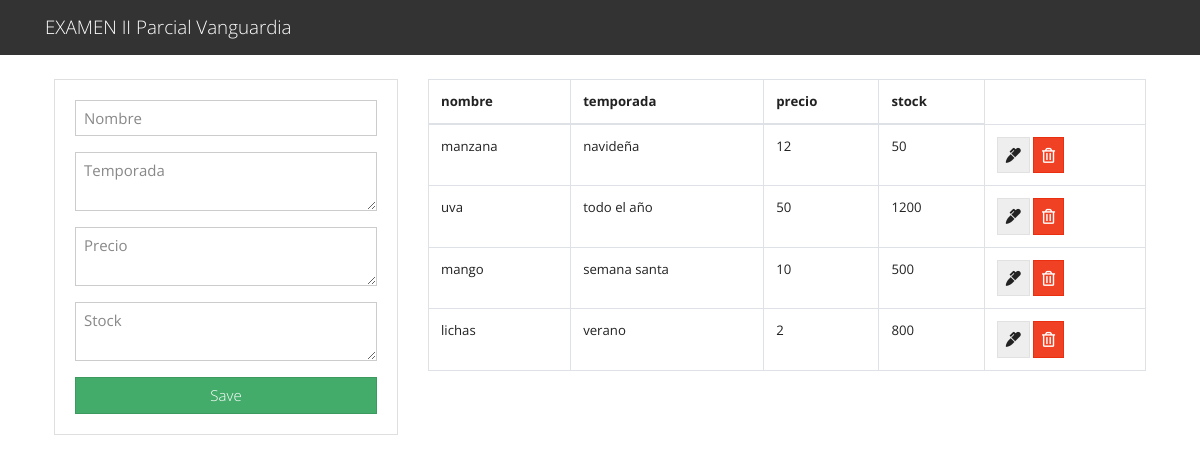
/ProyectoCRUd_Fruteria/index.php, run on the app's committed database.
### tables this page shows
CREATE TABLE `task` (
  `id` int(11) NOT NULL,
  `nombre` varchar(50) NOT NULL,
  `temporada` varchar(50) NOT NULL,
  `precio` varchar(11) NOT NULL,
  `stock` varchar(11) NOT NULL
);

### ProyectoCRUd_Fruteria/index.php (the view, shortened to what this page needs)
<?php include("db.php"); ?>
<?php include('includes/header.php'); ?>
<main class="container p-4">
  <div class="row">
    <div class="col-md-4">
      <div class="card card-body">
        <form action="save_task.php" method="POST">
          <div class="form-group">
            <input type="text" name="nombre" class="form-control" placeholder="Nombre" autofocus>
          </div>
          <div class="form-group">
            <textarea name="temporada" rows="2" class="form-control" placeholder="Temporada"></textarea>
          </div>
          <div class="form-group">
            <textarea name="precio" rows="2" class="form-control" placeholder="Precio"></textarea>
          </div>
          <div class="form-group">
            <textarea name="stock" rows="2" class="form-control" placeholder="Stock"></textarea>
          </div>
          <input type="submit" name="save_task" class="btn btn-success btn-block" value="Save">
        </form>
      </div>
    </div>
    <div class="col-md-8">
      <table class="table table-bordered">
        <thead>
          <tr>
            <th>nombre</th>
            <th>temporada </th>
            <th>precio</th>
            <th>stock</th>
          </tr>
        </thead>
        <tbody>
          <?php
          $query = "SELECT * FROM task";
          $result_tasks = mysqli_query($conn, $query);
          while($row = mysqli_fetch_assoc($result_tasks)) { ?>
          <tr>
            <td><?php echo $row['nombre']; ?></td>
            <td><?php echo $row['temporada']; ?></td>
            <td><?php echo $row['precio']; ?></td>
            <td><?php echo $row['stock']; ?></td>
            <td>
              <a href="edit.php?id=<?php echo $row['id']?>" class="btn btn-secondary">
                <i class="fas fa-marker"></i>
              </a>
              <a href="delete_task.php?id=<?php echo $row['id']?>" class="btn btn-danger">
                <i class="far fa-trash-alt"></i>
              </a>
            </td>
          </tr>
          <?php } ?>
        </tbody>
      </table>
    </div>
  </div>
</main>
<?php include('includes/footer.php'); ?>

### ProyectoCRUd_Fruteria/includes/header.php (shortened to what this page needs)
<!DOCTYPE html>
<html lang="en">
  <head>
    <link rel="stylesheet" href="https://bootswatch.com/4/yeti/bootstrap.min.css">
    <link rel="stylesheet" href="https://use.fontawesome.com/releases/v5.6.3/css/all.css">
  </head>
  <body>
    <nav class="navbar navbar-dark bg-dark">
      <div class="container">
        <a class="navbar-brand" href="index.php">EXAMEN II Parcial Vanguardia</a>
      </div>
    </nav>

### ProyectoCRUd_Fruteria/includes/footer.php (shortened to what this page needs)
</body>
</html>

### data on the page
task: nombre "manzana", temporada "navideña", precio "12", stock "50"
task: nombre "uva", temporada "todo el año", precio "50", stock "1200"
task: nombre "mango", temporada "semana santa", precio "10", stock "500"
task: nombre "lichas", temporada "verano", precio "2", stock "800"
